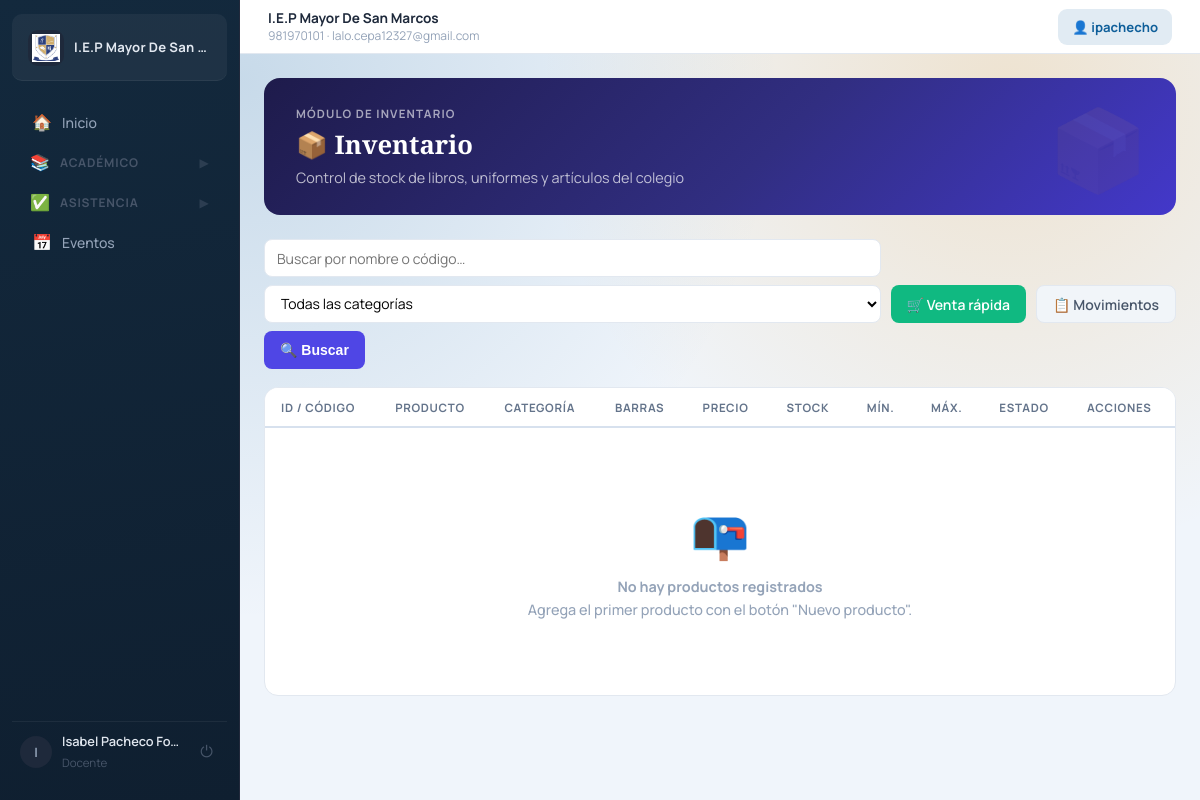
/inventario/ (signed in), run on an earlier commit of the app's database.
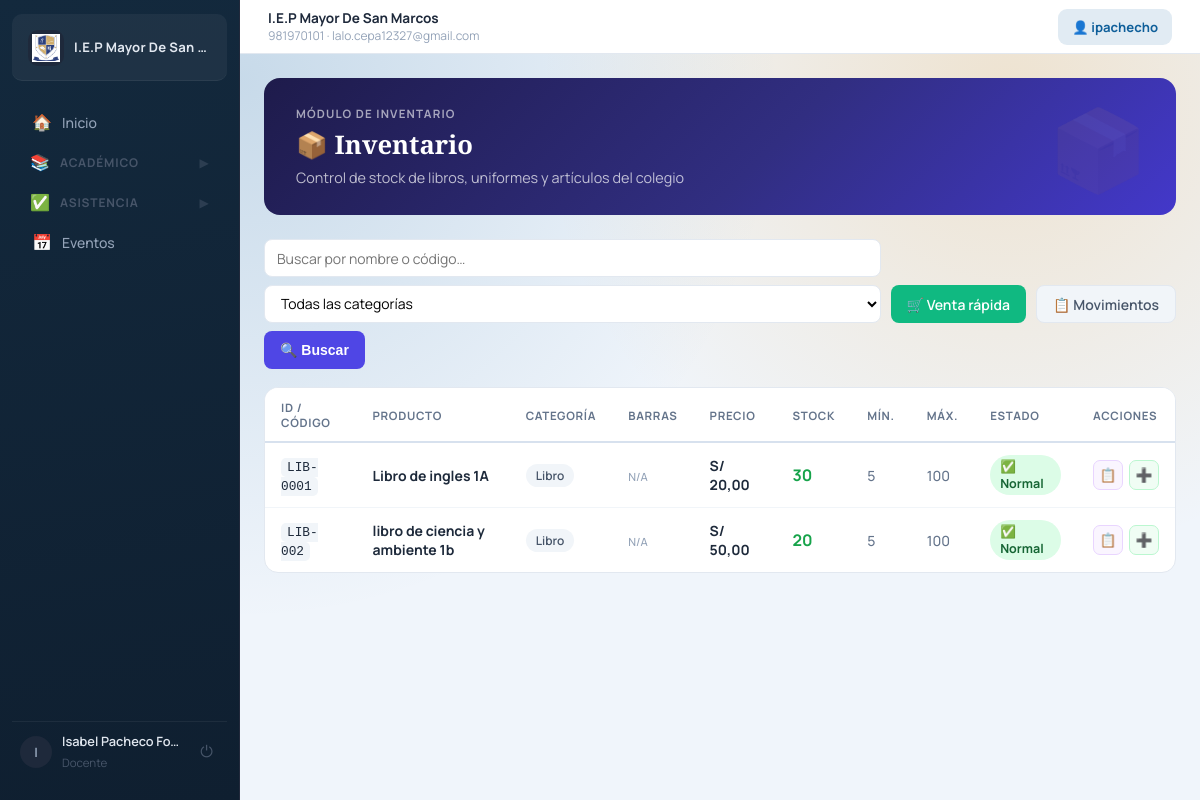
And on a later commit of the database.
### inventory/models.py (models this page shows, shortened)
class Product(models.Model):
    CATEGORY_BOOK = 'libro'
    CATEGORY_BAND_UNIFORM = 'uniforme_banda'
    CATEGORY_SCHOOL_UNIFORM = 'uniforme_colegio'
    CATEGORY_OTHER = 'otro'
    CATEGORY_CHOICES = (
        (CATEGORY_BOOK, 'Libro'),
        (CATEGORY_BAND_UNIFORM, 'Uniforme de Banda'),
        (CATEGORY_SCHOOL_UNIFORM, 'Uniforme del Colegio'),
        (CATEGORY_OTHER, 'Otro'),
    )
    code = models.CharField(max_length=30, unique=True, verbose_name='ID/Código')
    name = models.CharField(max_length=120, verbose_name='Producto')
    category = models.CharField(max_length=30, choices=CATEGORY_CHOICES, default=CATEGORY_OTHER, verbose_name='Categoría')
    description = models.TextField(blank=True, verbose_name='Descripción')
    price = models.DecimalField(max_digits=10, decimal_places=2, verbose_name='Precio (S/)')
    stock = models.PositiveIntegerField(default=0, verbose_name='Stock actual')
    stock_min = models.PositiveIntegerField(default=5, verbose_name='Stock mínimo')
    stock_max = models.PositiveIntegerField(default=100, verbose_name='Stock máximo')
    barcode = models.ImageField(upload_to='barcodes/', blank=True, null=True, verbose_name='Código de Barras')
    is_active = models.BooleanField(default=True, verbose_name='Activo')
    created_at = models.DateTimeField(auto_now_add=True)
    updated_at = models.DateTimeField(auto_now=True)
    class Meta:
        ordering = ('category', 'name')
        verbose_name = 'Producto'
        verbose_name_plural = 'Productos'
    CODE_PREFIXES = {
        CATEGORY_BOOK: 'LIB',
        CATEGORY_BAND_UNIFORM: 'UNB',
        CATEGORY_SCHOOL_UNIFORM: 'UNC',
        CATEGORY_OTHER: 'PRO',
    }
    @property
    def stock_status(self):
        if self.stock == 0:
            return 'agotado'
        if self.stock <= self.stock_min:
            return 'minimo'
        if self.stock >= self.stock_max:
            return 'maximo'
        return 'normal'

### inventory/views.py (the view)
# urls.py: path('', views.inventory_list, name='inventory_list'),
@role_required('admin', 'director', 'secretary', 'teacher')
def inventory_list(request):
    query = request.GET.get('q', '').strip()
    category = request.GET.get('category', '').strip()
    products = Product.objects.all()
    if query:
        products = products.filter(Q(name__icontains=query) | Q(code__icontains=query))
    if category:
        products = products.filter(category=category)
    low_stock = get_low_stock_products_qs()
    out_of_stock = products.filter(stock=0)
    context = {
        'products': products,
        'low_stock': low_stock,
        'out_of_stock': out_of_stock,
        'low_stock_count': low_stock.count(),
        'query': query,
        'category': category,
        'category_choices': Product.CATEGORY_CHOICES,
    }
    return render(request, 'inventory/inventory_list.html', context)

### inventory/views.py (called while the page is built)
def get_low_stock_products_qs():
    return Product.objects.filter(is_active=True, stock__lte=F('stock_min'))

### schools/context_processors.py (called while the page is built)
def school_context(request):
    system_school = School.objects.order_by('id').first()
    return {
        'system_school': system_school,
    }

### inventory/templates/inventory/inventory_list.html (shortened to what the changed rows need)
{% extends 'base.html' %}
{% block content %}
<div class="inv-hero">
    <h1>📦 Inventario</h1>
</div>
<div class="inv-table-wrap">
    <table class="inv-table">
        <thead>
            <tr>
                <th>ID / Código</th>
                <th>Producto</th>
                <th>Categoría</th>
                <th>Barras</th>
                <th>Precio</th>
                <th>Stock</th>
                <th>Mín.</th>
                <th>Máx.</th>
                <th>Estado</th>
                <th>Acciones</th>
            </tr>
        </thead>
        <tbody>
            {% for product in products %}
            <tr>
                <td><code style="background:#f1f5f9;padding:2px 6px;border-radius:5px;font-size:0.8rem;">{{ product.code }}</code></td>
                <td>
                    <strong style="display:block;">{{ product.name }}</strong>
                </td>
                <td><span class="category-pill">{{ product.get_category_display }}</span></td>
                <td>
                    {% if product.barcode %}
                        <div class="d-flex flex-column align-items-center">
                            <img src="{{ product.barcode.url }}" alt="BC" style="height:35px; min-width:80px; filter: contrast(1.2);">
                            <a href="{% url 'product_barcode_download' product.pk %}" class="text-primary x-small mt-1" style="font-size:0.6rem; font-weight:700; text-decoration:none;">⬇ DESCARGAR</a>
                        </div>
                    {% else %}
                        <span style="color:#94a3b8; font-size:0.7rem;">N/A</span>
                    {% endif %}
                </td>
                <td><strong>S/ {{ product.price }}</strong></td>
                <td>
                    <strong class="stock-value status-{{ product.stock_status }}">
                        {{ product.stock }}
                    </strong>
                </td>
                <td style="color:#64748b;">{{ product.stock_min }}</td>
                <td style="color:#64748b;">{{ product.stock_max }}</td>
                <td>
                    {% if product.stock_status == 'agotado' %}
                        <span class="stock-pill stock-agotado">🚫 Agotado</span>
                    {% elif product.stock_status == 'minimo' %}
                        <span class="stock-pill stock-minimo">⚠️ Mínimo</span>
                    {% elif product.stock_status == 'maximo' %}
                        <span class="stock-pill stock-maximo">📦 Máx.</span>
                    {% else %}
                        <span class="stock-pill stock-normal">✅ Normal</span>
                    {% endif %}
                </td>
                <td>
                    <div class="action-btns">
                        <a href="{% url 'movement_history_product' product.pk %}" class="ab ab-hist" title="Movimientos">📋</a>
                        <a href="{% url 'stock_adjust' product.pk %}" class="ab ab-adj" title="Ajustar stock">➕</a>
                    </div>
                </td>
            </tr>
            {% empty %}
            <tr>
                <td colspan="10">
                    <div class="empty-state">
                        <div class="es-icon">📭</div>
                        <p><strong>No hay productos registrados</strong></p>
                        <p>Agrega el primer producto con el botón "Nuevo producto".</p>
                    </div>
                </td>
            </tr>
            {% endfor %}
        </tbody>
    </table>
</div>
{% endblock %}

What changed in the data, as far as the page shows it:
added Product: code "LIB-0001", name "Libro de ingles 1A", category "Libro", barcode "N/A", price "20,00", stock "30", stock_min "5", stock_max "100", shows "✅ Normal"
added Product: code "LIB-002", name "libro de ciencia y ambiente 1b", category "Libro", barcode "N/A", price "50,00", stock "20", stock_min "5", stock_max "100", shows "✅ Normal"
Also different on the page:
text no longer shown: "📭 No hay productos registrados Agrega el primer producto con el botón \"Nuevo producto\"."
